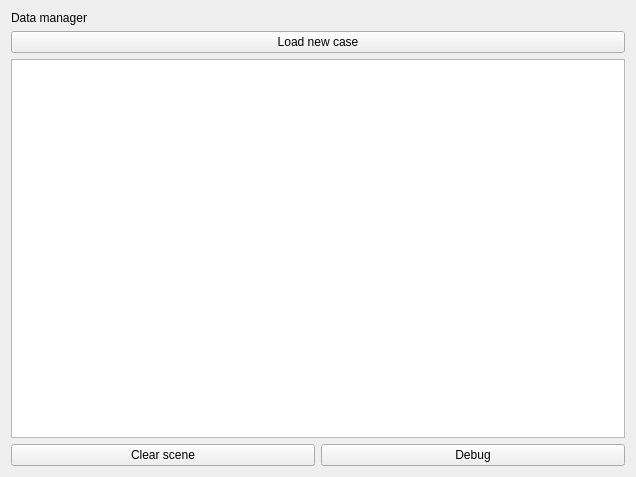
<?xml version="1.0" encoding="UTF-8"?>
<ui version="4.0">
 <class>Form</class>
 <widget class="QWidget" name="Form">
  <property name="geometry">
   <rect>
    <x>0</x>
    <y>0</y>
    <width>636</width>
    <height>477</height>
   </rect>
  </property>
  <property name="windowTitle">
   <string>Form</string>
  </property>
  <layout class="QGridLayout" name="gridLayout">
   <item row="0" column="0">
    <layout class="QVBoxLayout" name="verticalLayout">
     <item>
      <widget class="QLabel" name="label">
       <property name="text">
        <string>Data manager</string>
       </property>
      </widget>
     </item>
     <item>
      <widget class="QPushButton" name="btLoadCase">
       <property name="text">
        <string>Load new case</string>
       </property>
      </widget>
     </item>
     <item>
      <widget class="QTreeView" name="treeView"/>
     </item>
     <item>
      <layout class="QHBoxLayout" name="horizontalLayout">
       <item>
        <widget class="QPushButton" name="btClearScene">
         <property name="text">
          <string>Clear scene</string>
         </property>
        </widget>
       </item>
       <item>
        <widget class="QPushButton" name="btDebugScene">
         <property name="text">
          <string>Debug</string>
         </property>
        </widget>
       </item>
      </layout>
     </item>
    </layout>
   </item>
  </layout>
 </widget>
 <resources/>
 <connections/>
</ui>
